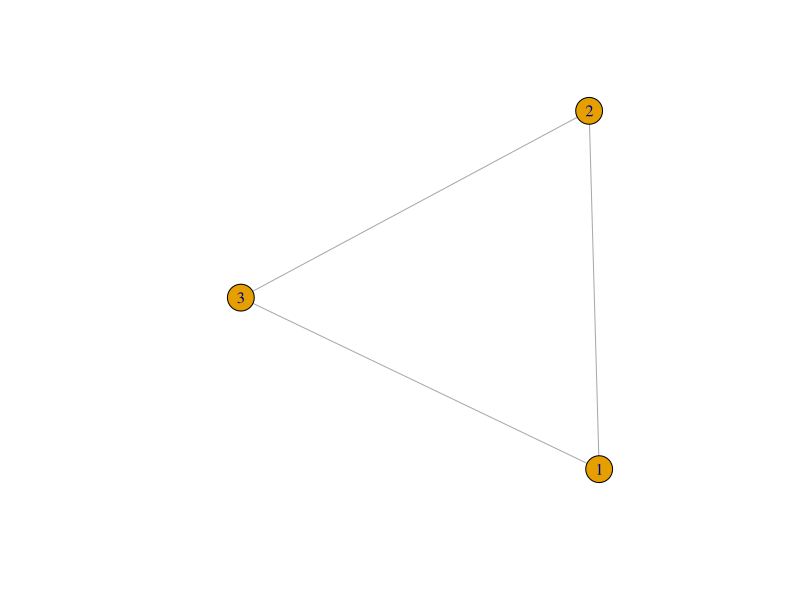

Recreate this plot in R. (Note: this script raises an error after producing the figure.)
library(igraph)
g1 <- graph( edges=c(1,2, 2,3, 3,1), n=3, directed=F)
plot(g1)
g2 <- graph( edges=c(a,b, b,d, c,d, c,c), n=4, directed=F)
plot(g2)